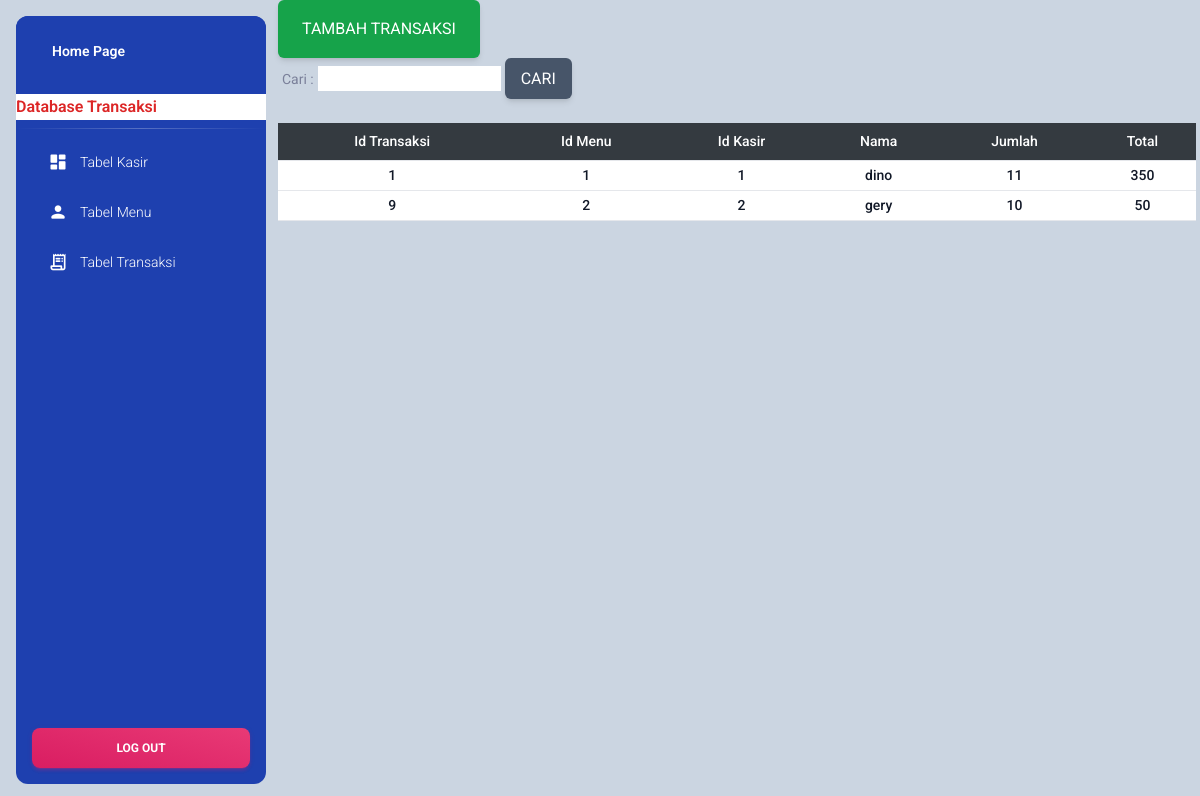
/public/transaksi/transaksi.php, run on the app's committed database.
### tables this page shows
CREATE TABLE `transaksi` (
  `idtransaksi` int(11) NOT NULL,
  `idmenu` int(11) NOT NULL,
  `idkasir` int(11) NOT NULL,
  `nama` varchar(100) NOT NULL,
  `jumlah` int(11) NOT NULL,
  `total` int(11) NOT NULL
);

### public/transaksi/transaksi.php (the view, shortened to what this page needs)
<?php
include_once("../../config/config.php");
?>
<!DOCTYPE html>
<html lang="en">
<head>
    <link rel="stylesheet" href="../css/style.css">
<link href="../../aset/css/nucleo-icons.css" rel="stylesheet" />
<link href="../../aset/css/nucleo-svg.css" rel="stylesheet" />
<link id="pagestyle" href="../../aset/css/material-dashboard.css?v=3.0.4" rel="stylesheet" />
</head>
<body class="g-sidenav-show" >
<div class="bg-slate-300 py-25 px-1 min-h-screen">
<aside class="sidenav navbar navbar-vertical navbar-expand-xs border-0 border-radius-xl my-3 fixed-start ms-3   bg-blue-800" id="sidenav-main">
<div class="sidenav-header bg-blue-800">
  <a class="navbar-brand m-0" href="../../login/homepage.php">
    <span class="ms-1 font-weight-bold text-white">Home Page</span>
  </a>
</div>
<marquee class="bg-white" scrollamount="2"><h6 class="text-red-600" >Database Transaksi</h6></marquee>
<hr class="horizontal light mt-0 mb-2">
<div class="collapse navbar-collapse  w-auto " id="sidenav-collapse-main">
  <ul class="navbar-nav">
<li class="nav-item">
<a class="nav-link text-white " href="../kasir/kasir.php">
    <div class="text-white text-center me-2 d-flex align-items-center justify-content-center">
      <i class="material-icons opacity-10">dashboard</i>
    </div>
  <span class="nav-link-text ms-1">Tabel Kasir</span>
</a>
</li>
<li class="nav-item">
<a class="nav-link text-white " href="../menu/menu.php">
    <div class="text-white text-center me-2 d-flex align-items-center justify-content-center">
      <i class="material-icons opacity-10">person</i>
    </div>
  <span class="nav-link-text ms-1">Tabel Menu</span>
</a>
</li>
<li class="nav-item">
<a class="nav-link text-white " href="transaksi.php">
    <div class="text-white text-center me-2 d-flex align-items-center justify-content-center">
      <i class="material-icons opacity-10">receipt_long</i>
    </div>
  <span class="nav-link-text ms-1">Tabel Transaksi</span>
</a>
</li>
<div class="sidenav-footer position-absolute w-100 bottom-0 ">
    <div class="mx-3">
      <a class="btn bg-gradient-primary mt-4 w-100" href="../../login/logout.php" type="button">Log Out</a>
    </div>
  </div>
</aside>
<main class="main-content border-radius-lg ">
<a
            href="add.php"
            type="submit"
            class="inline-block px-4 py-3 bg-green-600 text-white uppercase rounded shadow-md hover:bg-green-700 hover:shadow-lg focus:bg-green-700 focus:shadow-lg focus:outline-none focus:ring-0 active:bg-green-800 active:shadow-lg"
            data-mdb-ripple="true"
            data-mdb-ripple-color="light">
            Tambah Transaksi
          </a>
<form method="get">
    <label>Cari :</label>
    <input type="text" name="cari2">
    <input
            type="submit"
            value="Cari"
            class="inline-block px-3 py-2 bg-slate-600 text-white uppercase rounded shadow-md hover:bg-slate-700 hover:shadow-lg focus:bg-slate-700 focus:shadow-lg focus:outline-none focus:ring-0 active:bg-slate-800 active:shadow-lg"
            data-mdb-ripple="true"
            data-mdb-ripple-color="light">
</form>
<div class="flex flex-col">
  <div class="overflow-x-auto sm:-mx-6 lg:-mx-8">
    <div class="py-4 inline-block min-w-full sm:px-6 lg:px-8">
      <div class="overflow-hidden">
    <table class="min-w-full text-center">
    <thead class="border-b bg-gray-800">
    <tr>
     <th scope="col" class="text-sm font-medium text-white px-1 py-2">Id Transaksi</th>
     <th scope="col" class="text-sm font-medium text-white px-1 py-2">Id Menu</th>
     <th scope="col" class="text-sm font-medium text-white px-1 py-2">Id Kasir</th>
     <th scope="col" class="text-sm font-medium text-white px-1 py-2">Nama</th>
     <th scope="col" class="text-sm font-medium text-white px-1 py-2">Jumlah</th>
     <th scope="col" class="text-sm font-medium text-white px-1 py-2">Total</th>
    </tr>
    </thead>
    <tbody>
    <?php
    if(isset($_GET['cari2'])){
        $cari2 = $_GET['cari2'];
        $result3 = mysqli_query($mysqli,"select * from transaksi where idtransaksi Like '%".$cari2."%'");
    } else{
        $result3 = mysqli_query($mysqli, "SELECT * FROM transaksi ORDER BY idtransaksi ASC");
    }
    while($user_data3 = mysqli_fetch_array($result3)) {
        echo "<tr class='bg-white border-b' >";
        echo "<td class='px-1 py-1 whitespace-nowrap text-sm font-medium text-gray-900'>".$idtransaksi = $user_data3['idtransaksi']."</td>";
		    echo "<td class='px-1 py-1 whitespace-nowrap text-sm font-medium text-gray-900'>".$idmenu =$user_data3['idmenu']."</td>";
		    echo "<td class='px-1 py-1 whitespace-nowrap text-sm font-medium text-gray-900'>".$idkasir = $user_data3['idkasir']."</td>";
		    echo "<td class='px-1 py-1 whitespace-nowrap text-sm font-medium text-gray-900'>".$nama = $user_data3['nama']."</td>";
		    echo "<td class='px-1 py-1 whitespace-nowrap text-sm font-medium text-gray-900'>".$jumlah = $user_data3['jumlah']."</td>";
		    echo "<td class='px-1 py-1 whitespace-nowrap text-sm font-medium text-gray-900'>".$total = $user_data3['total']."</td>";
    }
    ?>
    </tbody>
    </table>
      </div>
    </div>
  </div>
</div>
</body>
</html>

### public/css/style.css (style rules this page uses)
html { line-height: 1.5; -webkit-text-size-adjust: 100%; -moz-tab-size: 4; -o-tab-size: 4; tab-size: 4; font-family: ui-sans-serif, system-ui, -apple-system, BlinkMacSystemFont, "Segoe UI", Roboto, "Helvetica Neue", Arial, "Noto Sans", sans-serif, "Apple Color Emoji", "Segoe UI Emoji", "Segoe UI Symbol", "Noto Color Emoji"; }
body { margin: 0; line-height: inherit; }
hr { height: 0; color: inherit; border-top-width: 1px; }
h1, h2, h3, h4, h5, h6 { font-size: inherit; font-weight: inherit; }
a { color: inherit; text-decoration: inherit; }
table { text-indent: 0; border-color: inherit; border-collapse: collapse; }
button, input, optgroup, select, textarea { font-family: inherit; font-size: 100%; line-height: inherit; color: inherit; margin: 0; padding: 0; }
button, [type='button'], [type='reset'], [type='submit'] { -webkit-appearance: button; background-color: transparent; background-image: none; }
blockquote, dl, dd, h1, h2, h3, h4, h5, h6, hr, figure, p, pre { margin: 0; }
ol, ul, menu { list-style: none; margin: 0; padding: 0; }
input::placeholder, textarea::placeholder { opacity: 1; color: #9ca3af; }
.bottom-0 { bottom: 0px; }
.m-0 { margin: 0px; }
.my-3 { margin-top: 0.75rem; margin-bottom: 0.75rem; }
.mx-3 { margin-left: 0.75rem; margin-right: 0.75rem; }
.mb-2 { margin-bottom: 0.5rem; }
.mt-0 { margin-top: 0px; }
.mt-4 { margin-top: 1rem; }
.inline-block { display: inline-block; }
.flex { display: flex; }
.min-h-screen { min-height: 100vh; }
.w-auto { width: auto; }
.min-w-full { min-width: 100%; }
.flex-col { flex-direction: column; }
.overflow-hidden { overflow: hidden; }
.overflow-x-auto { overflow-x: auto; }
.whitespace-nowrap { white-space: nowrap; }
.rounded { border-radius: 0.25rem; }
.border-0 { border-width: 0px; }
.border-b { border-bottom-width: 1px; }
.bg-white { --tw-bg-opacity: 1; background-color: rgb(255 255 255 / var(--tw-bg-opacity)); }
.bg-slate-300 { --tw-bg-opacity: 1; background-color: rgb(203 213 225 / var(--tw-bg-opacity)); }
.bg-gray-800 { --tw-bg-opacity: 1; background-color: rgb(31 41 55 / var(--tw-bg-opacity)); }
.bg-blue-800 { --tw-bg-opacity: 1; background-color: rgb(30 64 175 / var(--tw-bg-opacity)); }
.bg-green-600 { --tw-bg-opacity: 1; background-color: rgb(22 163 74 / var(--tw-bg-opacity)); }
.bg-slate-600 { --tw-bg-opacity: 1; background-color: rgb(71 85 105 / var(--tw-bg-opacity)); }
.px-3 { padding-left: 0.75rem; padding-right: 0.75rem; }
.py-2 { padding-top: 0.5rem; padding-bottom: 0.5rem; }
.px-1 { padding-left: 0.25rem; padding-right: 0.25rem; }
.px-4 { padding-left: 1rem; padding-right: 1rem; }
.py-3 { padding-top: 0.75rem; padding-bottom: 0.75rem; }
.py-4 { padding-top: 1rem; padding-bottom: 1rem; }
.py-1 { padding-top: 0.25rem; padding-bottom: 0.25rem; }
.text-center { text-align: center; }
.text-sm { font-size: 0.875rem; line-height: 1.25rem; }
.font-medium { font-weight: 500; }
.uppercase { text-transform: uppercase; }
.text-white { --tw-text-opacity: 1; color: rgb(255 255 255 / var(--tw-text-opacity)); }
.text-gray-900 { --tw-text-opacity: 1; color: rgb(17 24 39 / var(--tw-text-opacity)); }
.text-red-600 { --tw-text-opacity: 1; color: rgb(220 38 38 / var(--tw-text-opacity)); }
.opacity-10 { opacity: 0.1; }
.shadow-md { --tw-shadow: 0 4px 6px -1px rgb(0 0 0 / 0.1), 0 2px 4px -2px rgb(0 0 0 / 0.1); --tw-shadow-colored: 0 4px 6px -1px var(--tw-shadow-color), 0 2px 4px -2px var(--tw-shadow-color); box-shadow: var(--tw-ring-offset-shadow, 0 0 #0000), var(--tw-ring-shadow, 0 0 #0000), var(--tw-shadow); }
@media (min-width: 640px) { .sm\:-mx-6 { margin-left: -1.5rem; margin-right: -1.5rem; } }
@media (min-width: 640px) { .sm\:px-6 { padding-left: 1.5rem; padding-right: 1.5rem; } }
@media (min-width: 1024px) { .lg\:-mx-8 { margin-left: -2rem; margin-right: -2rem; } }
@media (min-width: 1024px) { .lg\:px-8 { padding-left: 2rem; padding-right: 2rem; } }

### data on the page
transaksi: idtransaksi "1", idmenu "1", idkasir "1", nama "dino", jumlah "11", total "350"
transaksi: idtransaksi "9", idmenu "2", idkasir "2", nama "gery", jumlah "10", total "50"
